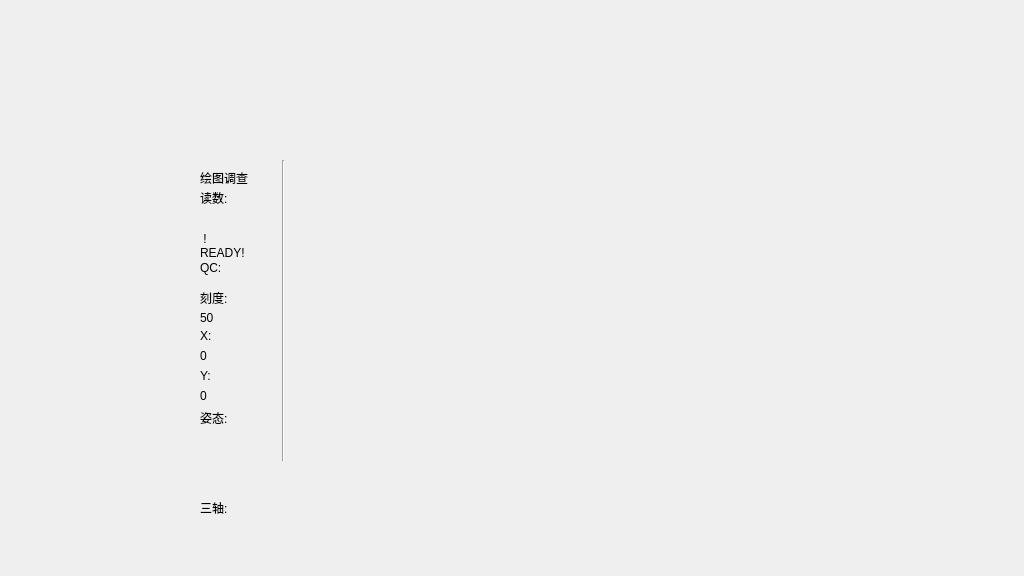
<?xml version="1.0" encoding="UTF-8"?>
<ui version="4.0">
 <class>DrawMode</class>
 <widget class="QMainWindow" name="DrawMode">
  <property name="geometry">
   <rect>
    <x>0</x>
    <y>0</y>
    <width>1024</width>
    <height>576</height>
   </rect>
  </property>
  <property name="windowTitle">
   <string>MainWindow</string>
  </property>
  <widget class="QWidget" name="centralwidget">
   <widget class="QLabel" name="qcDataLabel">
    <property name="geometry">
     <rect>
      <x>200</x>
      <y>270</y>
      <width>61</width>
      <height>16</height>
     </rect>
    </property>
    <property name="text">
     <string/>
    </property>
   </widget>
   <widget class="QLabel" name="fieldLabel">
    <property name="geometry">
     <rect>
      <x>200</x>
      <y>190</y>
      <width>71</width>
      <height>16</height>
     </rect>
    </property>
    <property name="styleSheet">
     <string notr="true"/>
    </property>
    <property name="text">
     <string>读数:</string>
    </property>
   </widget>
   <widget class="QLabel" name="scaleDataLabel">
    <property name="geometry">
     <rect>
      <x>200</x>
      <y>310</y>
      <width>61</width>
      <height>16</height>
     </rect>
    </property>
    <property name="text">
     <string>50</string>
    </property>
   </widget>
   <widget class="QLabel" name="qcLabel">
    <property name="geometry">
     <rect>
      <x>200</x>
      <y>260</y>
      <width>61</width>
      <height>16</height>
     </rect>
    </property>
    <property name="styleSheet">
     <string notr="true"/>
    </property>
    <property name="text">
     <string>QC:</string>
    </property>
   </widget>
   <widget class="QLabel" name="modeLabel">
    <property name="geometry">
     <rect>
      <x>200</x>
      <y>170</y>
      <width>101</width>
      <height>16</height>
     </rect>
    </property>
    <property name="styleSheet">
     <string notr="true"/>
    </property>
    <property name="text">
     <string>绘图调查</string>
    </property>
    <property name="wordWrap">
     <bool>true</bool>
    </property>
   </widget>
   <widget class="QLabel" name="scaleLabel">
    <property name="geometry">
     <rect>
      <x>200</x>
      <y>290</y>
      <width>61</width>
      <height>16</height>
     </rect>
    </property>
    <property name="styleSheet">
     <string notr="true"/>
    </property>
    <property name="text">
     <string>刻度:</string>
    </property>
   </widget>
   <widget class="QLabel" name="fieldDataLabel">
    <property name="geometry">
     <rect>
      <x>200</x>
      <y>210</y>
      <width>81</width>
      <height>16</height>
     </rect>
    </property>
    <property name="text">
     <string/>
    </property>
   </widget>
   <widget class="Line" name="line">
    <property name="geometry">
     <rect>
      <x>273</x>
      <y>160</y>
      <width>20</width>
      <height>301</height>
     </rect>
    </property>
    <property name="autoFillBackground">
     <bool>false</bool>
    </property>
    <property name="orientation">
     <enum>Qt::Vertical</enum>
    </property>
   </widget>
   <widget class="QLabel" name="statusLabel">
    <property name="geometry">
     <rect>
      <x>200</x>
      <y>230</y>
      <width>51</width>
      <height>31</height>
     </rect>
    </property>
    <property name="styleSheet">
     <string notr="true"/>
    </property>
    <property name="text">
     <string> !READY! </string>
    </property>
    <property name="wordWrap">
     <bool>true</bool>
    </property>
   </widget>
   <widget class="QLabel" name="lineLabel">
    <property name="geometry">
     <rect>
      <x>200</x>
      <y>330</y>
      <width>54</width>
      <height>12</height>
     </rect>
    </property>
    <property name="text">
     <string>X:</string>
    </property>
   </widget>
   <widget class="QLabel" name="lineDataLabel">
    <property name="geometry">
     <rect>
      <x>200</x>
      <y>350</y>
      <width>54</width>
      <height>12</height>
     </rect>
    </property>
    <property name="text">
     <string>0</string>
    </property>
   </widget>
   <widget class="QLabel" name="markLabel">
    <property name="geometry">
     <rect>
      <x>200</x>
      <y>370</y>
      <width>54</width>
      <height>12</height>
     </rect>
    </property>
    <property name="text">
     <string>Y:</string>
    </property>
   </widget>
   <widget class="QLabel" name="markDataLabel">
    <property name="geometry">
     <rect>
      <x>200</x>
      <y>390</y>
      <width>54</width>
      <height>12</height>
     </rect>
    </property>
    <property name="text">
     <string>0</string>
    </property>
   </widget>
   <widget class="QLabel" name="poseLabel">
    <property name="geometry">
     <rect>
      <x>200</x>
      <y>410</y>
      <width>61</width>
      <height>16</height>
     </rect>
    </property>
    <property name="styleSheet">
     <string notr="true"/>
    </property>
    <property name="text">
     <string>姿态:</string>
    </property>
   </widget>
   <widget class="QLabel" name="poseXLabel">
    <property name="geometry">
     <rect>
      <x>200</x>
      <y>430</y>
      <width>61</width>
      <height>16</height>
     </rect>
    </property>
    <property name="styleSheet">
     <string notr="true"/>
    </property>
    <property name="text">
     <string/>
    </property>
   </widget>
   <widget class="QLabel" name="poseYLabel">
    <property name="geometry">
     <rect>
      <x>200</x>
      <y>450</y>
      <width>61</width>
      <height>16</height>
     </rect>
    </property>
    <property name="styleSheet">
     <string notr="true"/>
    </property>
    <property name="text">
     <string/>
    </property>
   </widget>
   <widget class="QLabel" name="poseZLabel">
    <property name="geometry">
     <rect>
      <x>200</x>
      <y>470</y>
      <width>61</width>
      <height>16</height>
     </rect>
    </property>
    <property name="styleSheet">
     <string notr="true"/>
    </property>
    <property name="text">
     <string/>
    </property>
   </widget>
   <widget class="QLabel" name="fluxXLabel">
    <property name="geometry">
     <rect>
      <x>200</x>
      <y>520</y>
      <width>61</width>
      <height>16</height>
     </rect>
    </property>
    <property name="styleSheet">
     <string notr="true"/>
    </property>
    <property name="text">
     <string/>
    </property>
   </widget>
   <widget class="QLabel" name="fluxYLabel">
    <property name="geometry">
     <rect>
      <x>200</x>
      <y>540</y>
      <width>61</width>
      <height>16</height>
     </rect>
    </property>
    <property name="styleSheet">
     <string notr="true"/>
    </property>
    <property name="text">
     <string/>
    </property>
   </widget>
   <widget class="QLabel" name="fluxLabel">
    <property name="geometry">
     <rect>
      <x>200</x>
      <y>500</y>
      <width>61</width>
      <height>16</height>
     </rect>
    </property>
    <property name="styleSheet">
     <string notr="true"/>
    </property>
    <property name="text">
     <string>三轴:</string>
    </property>
   </widget>
   <widget class="QLabel" name="fluxZLabel">
    <property name="geometry">
     <rect>
      <x>200</x>
      <y>560</y>
      <width>61</width>
      <height>16</height>
     </rect>
    </property>
    <property name="styleSheet">
     <string notr="true"/>
    </property>
    <property name="text">
     <string/>
    </property>
   </widget>
  </widget>
 </widget>
 <resources/>
 <connections/>
</ui>
